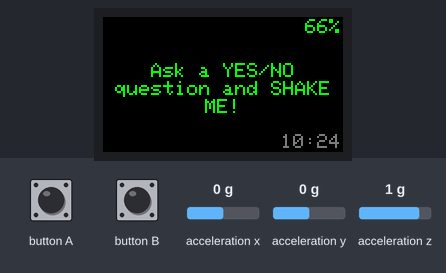
Simulated run of this sketch. Board: ESP32. On the bench: 240×135 colour display. The inputs (shaded band) are chosen by the test bench; at power-on: acceleration x 0 g, acceleration y 0 g, acceleration z 1 g. The local clock reads 2024-03-15 10:24:30 at power-on unless the sketch sets it; random numbers use the default seed unless the sketch sets one.

Above: at 1.4 s.
1.5 s: button A pressed for 3.2 s
At 1.8 s:
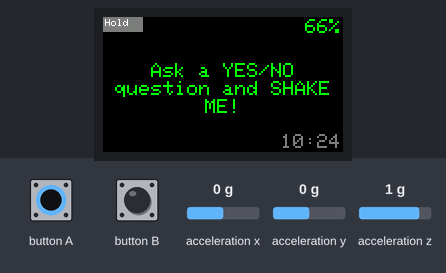
6.3 s: button B pressed for 0.15 s
At 7.2 s:
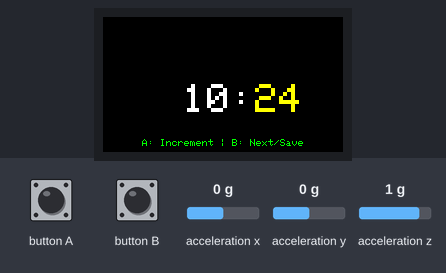
8.0 s: button B pressed for 1 s
At 11.3 s:
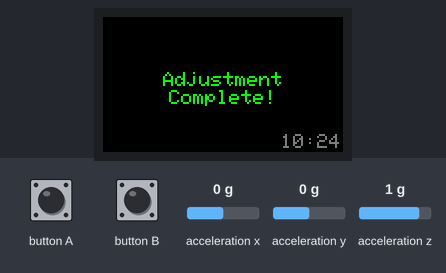
11.7 s: button A pressed for 0.15 s
At 11.78 s:
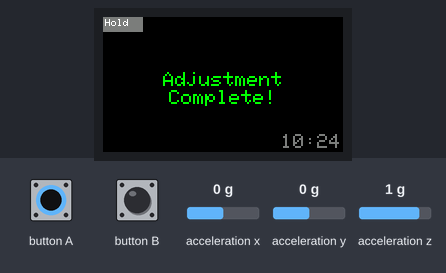
13.3 s: button A pressed for 1 s
Timing chart, 0 to 16.3 s (numbered marks = the images above; inputs shaded):
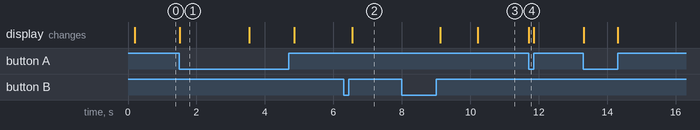

The sketch:

8-ball_stickcplus2.ino
```cpp
#include <M5StickCPlus2.h>

// =======================================================
// === 1. GLOBAL VARIABLES AND CONSTANTS ===
// =======================================================

// --- Hardware & Motion Configuration ---
const float SHAKE_THRESHOLD = 2.0;
const long cooldownPeriod = 3000;
unsigned long lastAnswerTime = 0;

// --- Sleep Configuration ---
const long SLEEP_TIMEOUT = 60000;
const long LONG_PRESS_DURATION = 2000;   // Used for the new Time Adjustment trigger
unsigned long lastActivityTime = 0;
unsigned long buttonAPressStartTime = 0;

// --- Clock & Display State (For Conditional Redraw/Anti-Flicker) ---
m5::rtc_time_t RTC_TimeStruct;
int timeAdjustMode = 0; // 0: Normal, 1: Adjust Hour, 2: Adjust Minute
int lastDisplayedMinute = -1;
int lastDisplayedPercentage = -1;

// --- Animation Parameters ---
const int FADE_STEPS = 25;
const int FADE_DELAY_MS = 15;

// --- Battery Voltage Mapping (Li-ion) ---
const int VOLTAGE_MAX_MV = 4200;
const int VOLTAGE_MIN_MV = 3300;

// --- Brightness Control ---
const int BRIGHTNESS_LEVELS[] = {1, 25, 50, 75, 100}; // 1% is for true "night mode"
const int NUM_BRIGHTNESS_LEVELS = sizeof(BRIGHTNESS_LEVELS) / sizeof(BRIGHTNESS_LEVELS[0]);
int currentBrightnessIndex = NUM_BRIGHTNESS_LEVELS - 1; // Start at 100% (index 4)

// --- Magic 8-Ball Answers ---
const String answers[] = {
    "It is certain", "It is decidedly so", "Without a doubt", "Yes, definitely",
    "You may rely on it", "As I see it, yes", "Most likely", "Outlook good",
    "Yes", "Signs point to yes", "Reply hazy, try again", "Ask again later",
    "Better not tell you now", "Cannot predict now", "Concentrate and ask again",
    "Don't count on it", "My reply is no", "My sources say no",
    "Outlook not so good", "Very doubtful"
};
const int numAnswers = sizeof(answers) / sizeof(answers[0]);


// =======================================================
// === 2. HELPER FUNCTIONS ===
// =======================================================

// Function prototypes
void drawClock(uint16_t color = DARKGREY);
void drawBatteryPercentage(int percentage, uint16_t color);

// Utility function to blend two RGB565 colors based on an alpha value (0-255)
uint16_t alphaBlend(uint8_t alpha, uint16_t fgc, uint16_t bgc) {
    if (alpha == 0) return bgc;
    if (alpha == 255) return fgc;
    uint8_t fR = (fgc >> 11) & 0x1F; uint8_t fG = (fgc >> 5) & 0x3F; uint8_t fB = fgc & 0x1F;
    uint8_t bR = (bgc >> 11) & 0x1F; uint8_t bG = (bgc >> 5) & 0x3F; uint8_t bB = bgc & 0x1F;
    uint8_t r = ((fR * alpha) + (bR * (255 - alpha))) / 255;
    uint8_t g = ((fG * alpha) + (bG * (255 - alpha))) / 255;
    uint8_t b = ((fB * alpha) + (bB * (255 - alpha))) / 255;
    return (r << 11) | (g << 5) | b;
}

// Custom word-wrapping function
String wrapTextByWord(String text, int textSize) {
    const int MAX_WIDTH = M5.Lcd.width() - 10;
    M5.Lcd.setTextSize(textSize);
    int charWidth = M5.Lcd.fontWidth();
    if (charWidth == 0) charWidth = 6 * textSize;
    int maxCharsPerLine = MAX_WIDTH / charWidth;

    String wrappedText = "";
    String currentLine = "";
    int currentLineLength = 0;
    int lastSpace = 0;
    for (int i = 0; i <= text.length(); i++) {
        if (i == text.length() || text.charAt(i) == ' ') {
            String word = text.substring(lastSpace, i);
            lastSpace = i + 1;
            if (currentLineLength + word.length() + (currentLine.length() > 0 ? 1 : 0) <= maxCharsPerLine) {
                if (currentLine.length() > 0) {
                    currentLine += " ";
                    currentLineLength += 1;
                }
                currentLine += word;
                currentLineLength += word.length();
            } else {
                if (wrappedText.length() > 0) {
                    wrappedText += "\n";
                }
                wrappedText += currentLine;
                currentLine = word;
                currentLineLength = word.length();
            }
        }
    }
    if (wrappedText.length() > 0) {
        wrappedText += "\n";
    }
    wrappedText += currentLine;

    return wrappedText;
}

// Helper to draw text centered line-by-line (Vertically and Horizontally)
void drawCenteredWrappedText(String message, int textSize, uint16_t color, uint16_t bgColor) {
    String wrappedMessage = wrapTextByWord(message, textSize);

    M5.Lcd.setTextSize(textSize);
    M5.Lcd.setTextColor(color, bgColor);
    M5.Lcd.setTextDatum(MC_DATUM);
    M5.Lcd.setTextWrap(false, false);

    int lineHeight = M5.Lcd.fontHeight() + 2;
    int xCenter = M5.Lcd.width() / 2;
    int lineCount = 0;

    int start = 0;
    int end = 0;
    while (end >= 0) {
        end = wrappedMessage.indexOf('\n', start);
        String line = (end < 0) ? wrappedMessage.substring(start) : wrappedMessage.substring(start, end);
        line.trim();
        if (line.length() > 0) {
            lineCount++;
        }
        start = end + 1;
        if (end < 0) break;
    }

    int totalTextHeight = lineCount * lineHeight;
    int currentY = (M5.Lcd.height() / 2) - (totalTextHeight / 2) + (lineHeight / 2) + 5;

    start = 0;
    end = 0;
    while (end >= 0) {
        end = wrappedMessage.indexOf('\n', start);
        String line = (end < 0) ? wrappedMessage.substring(start) : wrappedMessage.substring(start, end);
        line.trim();

        if (line.length() > 0) {
            M5.Lcd.drawString(line, xCenter, currentY);
            currentY += lineHeight;
        }

        start = end + 1;
        if (end < 0) break;
    }
}


// Function to display a message instantly
void displayMessage(String message, int textSize, uint16_t color = WHITE, uint16_t bgColor = BLACK) {
    M5.Lcd.fillScreen(bgColor);
    drawCenteredWrappedText(message, textSize, color, bgColor);
}

// Function to display a message with a fade-in animation
void fadeInMessage(String message, int textSize, uint16_t targetColor, uint16_t bgColor = BLACK) {

    for (int i = 0; i <= FADE_STEPS; i++) {
        M5.Lcd.fillScreen(bgColor);
        uint8_t alpha = map(i, 0, FADE_STEPS, 0, 255);
        uint16_t currentColor = alphaBlend(alpha, targetColor, bgColor);

        drawCenteredWrappedText(message, textSize, currentColor, bgColor);

        // Draw auxiliary info during the fade to prevent them from disappearing
        drawClock(WHITE);

        // Redraw battery percentage during fade
        int batVoltage_mV = M5.Power.getBatteryVoltage();
        int percentage = constrain(map(batVoltage_mV, VOLTAGE_MIN_MV, VOLTAGE_MAX_MV, 0, 100), 0, 100);
        uint16_t bat_color = WHITE;
        if (percentage <= 20) bat_color = RED; else if (percentage <= 50) bat_color = YELLOW; else bat_color = GREEN;
        drawBatteryPercentage(percentage, bat_color);

        delay(FADE_DELAY_MS);
    }
}

// Function to check if the device is being shaken
bool isShaking() {
    float accX, accY, accZ;
    M5.Imu.getAccelData(&accX, &accY, &accZ);
    float totalAcceleration = sqrt(pow(accX, 2) + pow(accY, 2) + pow(accZ, 2));
    return totalAcceleration > SHAKE_THRESHOLD;
}

// Draws the current time on the bottom right of the screen (Utility function)
void drawClock(uint16_t color /* = DARKGREY */) {
    M5.Rtc.getTime(&RTC_TimeStruct);

    String timeStr = String(RTC_TimeStruct.hours < 10 ? "0" : "") + String(RTC_TimeStruct.hours) +
                     ":" +
                     String(RTC_TimeStruct.minutes < 10 ? "0" : "") + String(RTC_TimeStruct.minutes);

    M5.Lcd.setTextSize(2);
    M5.Lcd.setTextColor(color, BLACK);
    M5.Lcd.setTextDatum(BR_DATUM);

    int xPos = M5.Lcd.width() - 2;
    int yPos = M5.Lcd.height() - 2;

    // --- FLICKER FIX: Clear the exact area of the time string and draw ---
    int textWidth = M5.Lcd.textWidth(timeStr);
    int textHeight = M5.Lcd.fontHeight();

    int clearX = xPos - textWidth;
    int clearY = yPos - textHeight;
    int padding = 2;

    M5.Lcd.fillRect(clearX - padding, clearY - padding, textWidth + 2 * padding, textHeight + 2 * padding, BLACK);

    M5.Lcd.drawString(timeStr, xPos, yPos);

    lastDisplayedMinute = RTC_TimeStruct.minutes;
}

// Conditional call to drawClock to prevent flickering
void updateClockDisplay() {
    M5.Rtc.getTime(&RTC_TimeStruct);

    if (RTC_TimeStruct.minutes != lastDisplayedMinute || lastDisplayedMinute == -1) {
        drawClock(DARKGREY);
    }
}

// Draws the battery percentage (Utility function, does not check logic)
void drawBatteryPercentage(int percentage, uint16_t color) {

    String batStr = String(percentage) + "%";

    M5.Lcd.setTextSize(2);
    M5.Lcd.setTextColor(color, BLACK);
    M5.Lcd.setTextDatum(TR_DATUM);

    int xPos = M5.Lcd.width() - 2;
    int yPos = 2;

    // --- Anti-Flicker Clear: Area is calculated based on the new text size ---
    int textWidth = M5.Lcd.textWidth(batStr);
    int textHeight = M5.Lcd.fontHeight();

    int clearX = xPos - textWidth;

    M5.Lcd.fillRect(clearX - 2, yPos - 1, textWidth + 4, textHeight + 2, BLACK);

    M5.Lcd.drawString(batStr, xPos, yPos);

    lastDisplayedPercentage = percentage;
}

// Conditional call to drawBatteryPercentage (Saves power/Prevents flicker)
void updateBatteryDisplay() {
    // 1. Get and calculate the current percentage
    int batVoltage_mV = M5.Power.getBatteryVoltage();

    int currentPercentage = map(batVoltage_mV, VOLTAGE_MIN_MV, VOLTAGE_MAX_MV, 0, 100);
    currentPercentage = constrain(currentPercentage, 0, 100);

    // 2. Apply Hysteresis for Stabilization and Extreme Power Saving (5% threshold)
    if (lastDisplayedPercentage == -1 || abs(currentPercentage - lastDisplayedPercentage) >= 5) {

        // 3. Determine color
        uint16_t color = WHITE;
        if (currentPercentage <= 20) {
            color = RED;
        } else if (currentPercentage <= 50) {
            color = YELLOW;
        } else {
            color = GREEN;
        }

        // 4. Draw the new value (which updates lastDisplayedPercentage inside drawBatteryPercentage)
        drawBatteryPercentage(currentPercentage, color);
    }
}


// Handles the logic for adjusting the time using Button A and B
void handleTimeAdjustment() {

    if (M5.BtnB.wasReleased()) {
        timeAdjustMode++; // Move to next field
        if (timeAdjustMode > 2) {
            timeAdjustMode = 0; // Exit adjustment mode
            M5.Lcd.fillScreen(BLACK);
            displayMessage("Adjustment Complete!", 2, GREEN);
            delay(1000);
            return;
        }
        M5.Rtc.getTime(&RTC_TimeStruct);
    }

    if (timeAdjustMode == 0) return;

    M5.Lcd.fillScreen(BLACK);

    // Button A now handles incrementing the value in adjustment mode
    if (M5.BtnA.wasReleased()) {
        lastActivityTime = millis();
        switch (timeAdjustMode) {
            case 1: RTC_TimeStruct.hours = (RTC_TimeStruct.hours + 1) % 24; break;
            case 2: RTC_TimeStruct.minutes = (RTC_TimeStruct.minutes + 1) % 60; break;
        }
        M5.Rtc.setTime(&RTC_TimeStruct);
        lastDisplayedMinute = -1;
    }

    // --- Display the current adjustment step ---
    uint16_t hourColor = (timeAdjustMode == 1) ? YELLOW : WHITE;
    uint16_t minuteColor = (timeAdjustMode == 2) ? YELLOW : WHITE;

    M5.Lcd.setTextDatum(MC_DATUM);
    M5.Lcd.setTextSize(4);
    int center_x = M5.Lcd.width() / 2;
    int center_y = M5.Lcd.height() / 2;

    // Time Display
    M5.Lcd.setCursor(center_x - 40, center_y);
    M5.Lcd.setTextColor(hourColor, BLACK); M5.Lcd.printf("%02d", RTC_TimeStruct.hours);
    M5.Lcd.setTextColor(WHITE, BLACK); M5.Lcd.printf(":");
    M5.Lcd.setTextColor(minuteColor, BLACK); M5.Lcd.printf("%02d", RTC_TimeStruct.minutes);

    // Bottom instructions
    M5.Lcd.setTextDatum(BC_DATUM);
    M5.Lcd.setTextSize(1);
    M5.Lcd.setTextColor(GREEN, BLACK);
    M5.Lcd.drawString("A: Increment | B: Next/Save", M5.Lcd.width() / 2, M5.Lcd.height() - 5);

    updateBatteryDisplay();
}


// Function to go to sleep
void prepareToSleep() {
    M5.Lcd.fillScreen(BLACK);
    M5.Lcd.setTextDatum(MC_DATUM);
    M5.Lcd.setTextColor(DARKGREY, BLACK);
    M5.Lcd.setTextSize(2);
    M5.Lcd.drawString("Zzz...", M5.Lcd.width() / 2, M5.Lcd.height() / 2);

    esp_sleep_enable_ext0_wakeup(GPIO_NUM_37, 0);

    M5.Lcd.setBrightness(0);

    esp_deep_sleep_start();
}


// =======================================================
// === 3. CORE ARDUINO FUNCTIONS ===
// =======================================================

void setup() {
    auto cfg = M5.config();
    M5.begin(cfg);

    M5.Lcd.setRotation(1);
    randomSeed(analogRead(0));

    // Set initial brightness
    M5.Lcd.setBrightness(BRIGHTNESS_LEVELS[currentBrightnessIndex]);

    if (esp_sleep_get_wakeup_cause() == ESP_SLEEP_WAKEUP_EXT0) {
        lastActivityTime = millis();
    } else {
        displayMessage("Ask a YES/NO question and SHAKE ME!", 2, GREEN);
        lastActivityTime = millis();
    }

    updateClockDisplay();
    updateBatteryDisplay();
}

void loop() {
    M5.update(); // Read button and IMU states

    // 1. --- Check for Button A Long Press to ENTER Time Adjustment Mode ---
    if (M5.BtnA.isPressed()) {
        if (buttonAPressStartTime == 0) {
            buttonAPressStartTime = millis();
            // Optional visual feedback for long press
            M5.Lcd.fillRect(0, 0, 40, 15, DARKGREY);
            M5.Lcd.setTextColor(WHITE, DARKGREY);
            M5.Lcd.setTextSize(1);
            M5.Lcd.setCursor(2, 2);
            M5.Lcd.print("Hold");
        }

        // If the button has been held long enough AND we are not already in adjustment mode
        if (millis() - buttonAPressStartTime >= LONG_PRESS_DURATION && timeAdjustMode == 0) {
            timeAdjustMode = 1; // Start adjustment with the Hour
            buttonAPressStartTime = 0; // Reset timer
            M5.Rtc.getTime(&RTC_TimeStruct);
            // Clear the visual feedback from the corner
            M5.Lcd.fillRect(0, 0, 40, 15, BLACK);
            // Enter the handler to display the adjustment screen
            handleTimeAdjustment();
            return;
        }
    } else {
        // Button was released before the long-press duration
        if (buttonAPressStartTime != 0) {
            M5.Lcd.fillRect(0, 0, 40, 15, BLACK); // Clear the 'Hold' indicator
        }
        buttonAPressStartTime = 0;
    }

    // 2. --- Handle Button B Brightness Cycle (Anytime, unless in Time Adjustment Mode) ---
    if (M5.BtnB.wasReleased()) {
        // **KEY CHANGE:** Only check if we are NOT in time adjustment mode
        if (timeAdjustMode == 0) {
            // Cycle the brightness index
            currentBrightnessIndex = (currentBrightnessIndex + 1) % NUM_BRIGHTNESS_LEVELS;

            // Set the new brightness level
            M5.Lcd.setBrightness(BRIGHTNESS_LEVELS[currentBrightnessIndex]);

            // Register this as activity to prevent immediate sleep
            lastActivityTime = millis();
        }
    }


    // 3. --- Handle Time Adjustment Mode (Highest Priority) ---
    if (timeAdjustMode > 0) {
        handleTimeAdjustment();
        delay(100);
        return;
    }

    // If we reach this point, we are in normal operation (timeAdjustMode == 0)

    // 4. --- Check for Shake/Answer Condition ---
    if (millis() - lastAnswerTime > cooldownPeriod) {
        if (isShaking()) {
            lastActivityTime = millis();
            displayMessage("Thinking...", 3, YELLOW);
            delay(1500);

            int randomIndex = random(0, numAnswers);
            String selectedAnswer = answers[randomIndex];

            fadeInMessage(selectedAnswer, 2, WHITE);
            lastAnswerTime = millis();
        }
    }

    // 5. --- Update Clock and Battery Display (Conditional, Power-Saving) ---
    updateClockDisplay();
    updateBatteryDisplay();

    // 6. --- Check for Auto-Sleep Condition ---
    if (millis() - lastActivityTime > SLEEP_TIMEOUT) {
        prepareToSleep();
    }

    delay(10);
}
```

Measured:
- after the input at 1.5 s, the display: changes at once (image 1)
- after the input at 6.3 s, the display: changes after 0.25 s (image 2)
- after the input at 8.0 s, the display: first changes after 1.1 s (image 3 shows a later state)
- after the input at 11.7 s, the display: changes at once (image 4)
- what the display in image 1 shows lasts 2.0 s, from 1.5 s to 3.5 s
